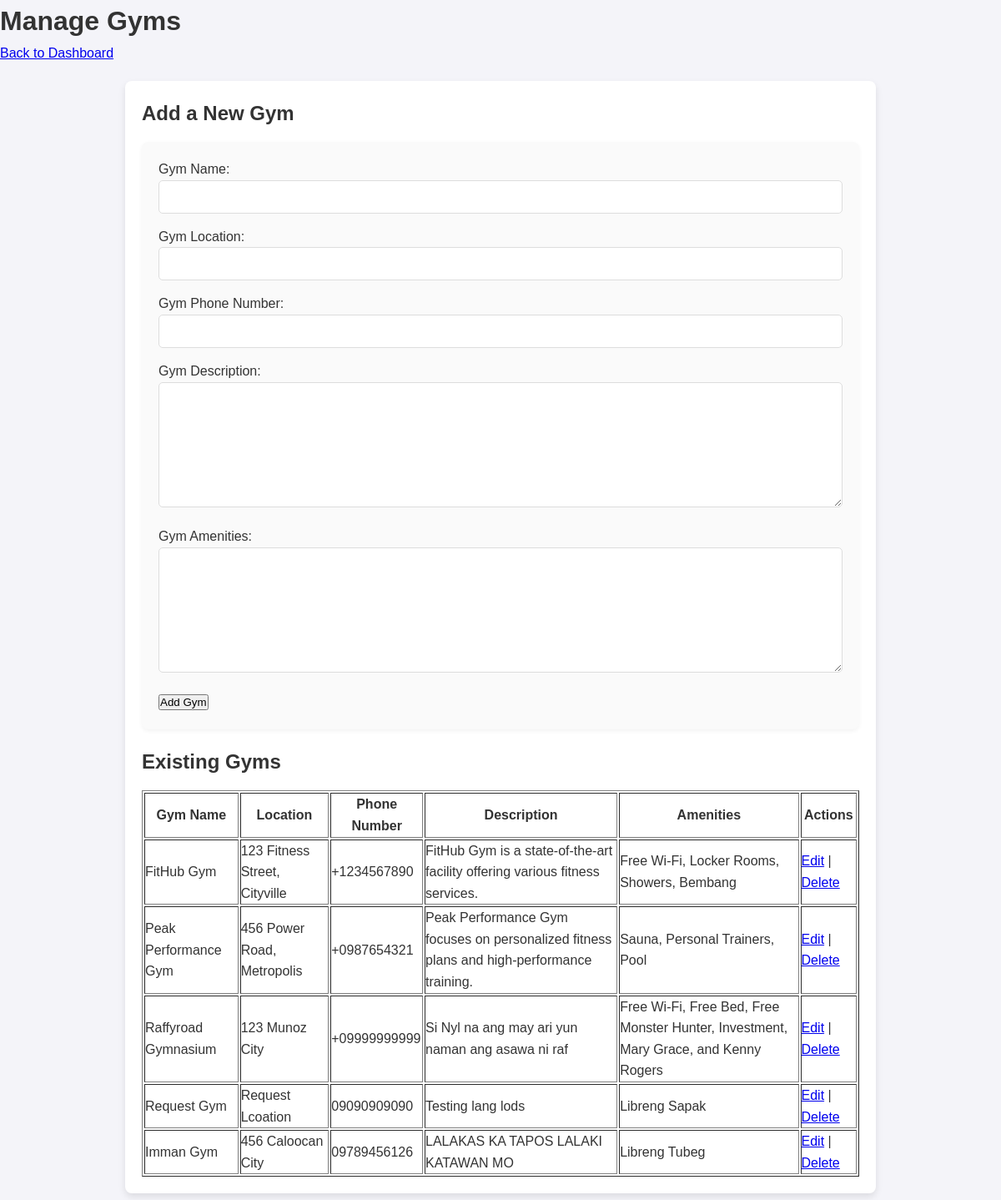
The app's page /Super/manage_gyms.php (signed in) with its own data.
### tables this page shows
CREATE TABLE `gyms` (
  `gym_id` int(11) NOT NULL,
  `gym_name` varchar(255) NOT NULL,
  `gym_location` varchar(255) NOT NULL,
  `gym_phone_number` varchar(20) NOT NULL,
  `gym_description` text NOT NULL,
  `gym_amenities` text NOT NULL
);

### Super/manage_gyms.php (the view, shortened to what this page needs)
<?php
require 'db_connection.php';
$gyms_query = "SELECT * FROM gyms";
$gyms_result = $db_connection->query($gyms_query);
?>
<!DOCTYPE html>
<html lang="en">
<head>
    <link rel="stylesheet" href="styles.css">
</head>
<body>
    <header>
        <h1>Manage Gyms</h1>
    </header>
    <nav>
        <a href="superadmin_dashboard.php">Back to Dashboard</a>
    </nav>
    <div class="container">
        <div class="card">
            <h3>Add a New Gym</h3>
            <form method="POST" action="">
                <label for="gym_name">Gym Name:</label>
                <input type="text" id="gym_name" name="gym_name" required>
                <label for="gym_location">Gym Location:</label>
                <input type="text" id="gym_location" name="gym_location" required>
                <label for="gym_phone_number">Gym Phone Number:</label>
                <input type="text" id="gym_phone_number" name="gym_phone_number" required>
                <label for="gym_description">Gym Description:</label>
                <textarea id="gym_description" name="gym_description" required></textarea>
                <label for="gym_amenities">Gym Amenities:</label>
                <textarea id="gym_amenities" name="gym_amenities" required></textarea>
                <button type="submit" name="add_gym">Add Gym</button>
            </form>
        </div>
        <div class="card">
            <h3>Existing Gyms</h3>
            <table border="1">
                <tr>
                    <th>Gym Name</th>
                    <th>Location</th>
                    <th>Phone Number</th>
                    <th>Description</th>
                    <th>Amenities</th>
                    <th>Actions</th>
                </tr>
                <?php while ($row = $gyms_result->fetch_assoc()) { ?>
                    <tr>
                        <td><?php echo htmlspecialchars($row['gym_name']); ?></td>
                        <td><?php echo htmlspecialchars($row['gym_location']); ?></td>
                        <td><?php echo htmlspecialchars($row['gym_phone_number']); ?></td>
                        <td><?php echo htmlspecialchars($row['gym_description']); ?></td>
                        <td><?php echo htmlspecialchars($row['gym_amenities']); ?></td>
                        <td>
                            <a href="edit_gym.php?gym_id=<?php echo $row['gym_id']; ?>">Edit</a> |
                            <a href="delete_gym.php?gym_id=<?php echo $row['gym_id']; ?>">Delete</a>
                        </td>
                    </tr>
                <?php } ?>
            </table>
        </div>
    </div>
</body>
</html>

### Frontend/forum/styles.css (style rules this page uses)
* { margin: 0px; padding: 0px; box-sizing: border-box; }
body { font-family: Arial, sans-serif; background: #f4f4f9; color: #333; line-height: 1.6; }
.container { background: #fff; width: 80%; max-width: 900px; margin: 20px auto; padding: 20px; box-shadow: 0 4px 8px rgba(0, 0, 0, 0.1); border-radius: 8px; }
h3 { color: #333; font-size: 1.5em; margin-bottom: 15px; font-weight: 600; }
form { background: #fafafa; padding: 20px; border-radius: 8px; margin-bottom: 20px; box-shadow: 0 2px 5px rgba(0, 0, 0, 0.05); }
form input, form textarea { width: 100%; padding: 10px; margin-bottom: 15px; border: 1px solid #ddd; border-radius: 5px; font-size: 1em; }
form textarea { height: 150px; resize: vertical; }

### records on screen
gyms: gym_name "FitHub Gym", gym_location "123 Fitness Street, Cityville", gym_phone_number "+1234567890", gym_description "FitHub Gym is a state-of-the-art facility offering various fitness services.", gym_amenities "Free Wi-Fi, Locker Rooms, Showers, Bembang"
gyms: gym_name "Peak Performance Gym", gym_location "456 Power Road, Metropolis", gym_phone_number "+0987654321", gym_description "Peak Performance Gym focuses on personalized fitness plans and high-performance training.", gym_amenities "Sauna, Personal Trainers, Pool"
gyms: gym_name "Raffyroad Gymnasium", gym_location "123 Munoz City", gym_phone_number "+09999999999", gym_description "Si Nyl na ang may ari yun naman ang asawa ni raf", gym_amenities "Free Wi-Fi, Free Bed, Free Monster Hunter, Investment, Mary Grace, and Kenny Rogers"
gyms: gym_name "Request Gym", gym_location "Request Lcoation", gym_phone_number "09090909090", gym_description "Testing lang lods", gym_amenities "Libreng Sapak"
gyms: gym_name "Imman Gym", gym_location "456 Caloocan City", gym_phone_number "09789456126", gym_description "LALAKAS KA TAPOS LALAKI KATAWAN MO", gym_amenities "Libreng Tubeg"
